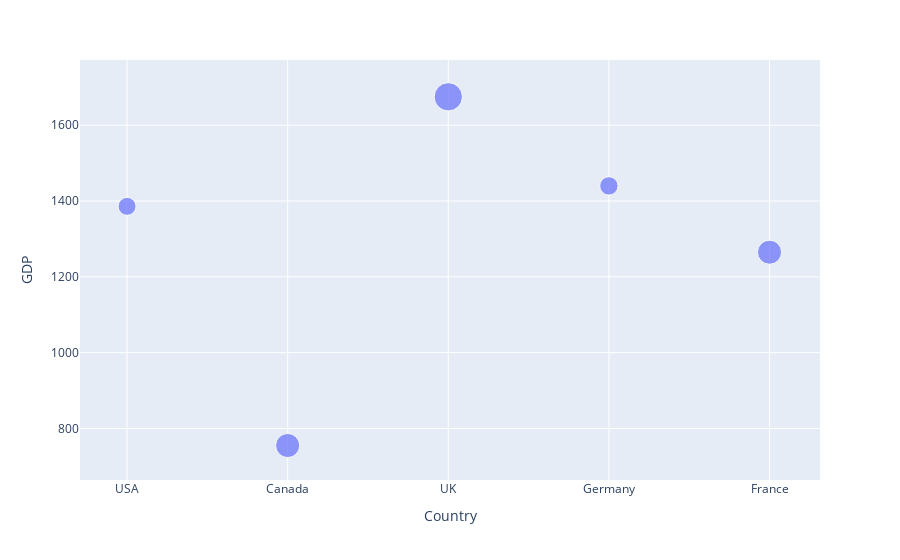

The notebook cell saved with this chart:
### Code cell
fig = px.scatter(df,'Country', 'GDP', size='Population')
fig.show()

### Figure 1 — Plotly figure (JSON) as saved in the notebook; plotly's stock layout.template omitted (floating-point values rounded to 4 significant figures)
{"data": [{"hovertemplate": "Country=%{x}<br>GDP=%{y}<br>Population=%{marker.size}<extra></extra>", "legendgroup": "", "marker": {"color": "#636efa", "size": [232, 418, 574, 243, 417], "sizemode": "area", "sizeref": 1.435, "symbol": "circle"}, "mode": "markers", "name": "", "orientation": "v", "showlegend": false, "type": "scatter", "x": ["USA", "Canada", "UK", "Germany", "France"], "xaxis": "x", "y": [1386, 755, 1675, 1440, 1265], "yaxis": "y"}], "layout": {"legend": {"itemsizing": "constant", "tracegroupgap": 0}, "margin": {"t": 60}, "xaxis": {"anchor": "y", "domain": [0, 1], "title": {"text": "Country"}}, "yaxis": {"anchor": "x", "domain": [0, 1], "title": {"text": "GDP"}}}}
